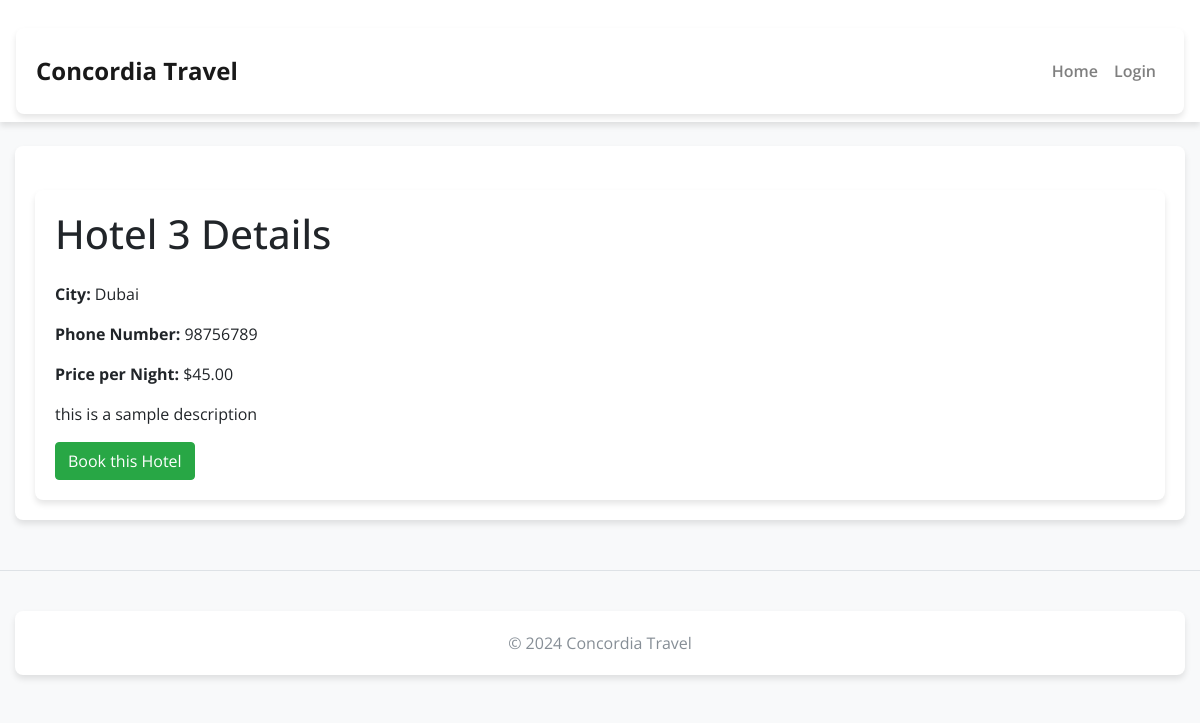
The app's page /packages/hotels/3/ with its own data.
### packages/models.py (models this page shows, shortened)
class Hotel(models.Model):
    name = models.CharField(max_length=100)
    city = models.TextField(max_length=100)
    phone_number = models.CharField(max_length=15)
    price = models.DecimalField(max_digits=10, decimal_places=2)
    description = models.TextField(blank=True, null=True)  # Allows for an optional description

### packages/views.py (the view)
# urls.py: path('hotels/<int:pk>/', views.hotel_detail, name='hotel_detail'),
def hotel_detail(request, pk):
    hotel = get_object_or_404(Hotel, pk=pk)
    return render(request, 'packages/hotel_detail.html', {'hotel': hotel})

### packages/templates/packages/hotel_detail.html (shortened to what this page needs)
{% extends 'packages/base.html' %}
{% block content %}
<div class="container mt-4">
    <h1 class="mb-4">{{ hotel.name }} Details</h1>
    <p><strong>City:</strong> {{ hotel.city }}</p>
    <p><strong>Phone Number:</strong> {{ hotel.phone_number }}</p>
    <p><strong>Price per Night:</strong> ${{ hotel.price }}</p>
    <p>{{ hotel.description }}</p>
    <form action="{% url 'book_hotel' hotel.pk %}" method="post">
      <button type="submit" class="btn btn-success">Book this Hotel</button>
    </form>
</div>
{% endblock %}

### packages/templates/packages/base.html (style rules this page uses)
body { font-family: 'Open Sans', sans-serif; background-color: #f8f9fa; }
.container { background-color: #ffffff; box-shadow: 0 4px 6px rgba(0, 0, 0, 0.1); border-radius: 8px; padding: 20px; margin-top: 20px; }

### records on screen
Hotel: name "Hotel 3", city "Dubai", phone_number "98756789", price "45.00", description "this is a sample description"
